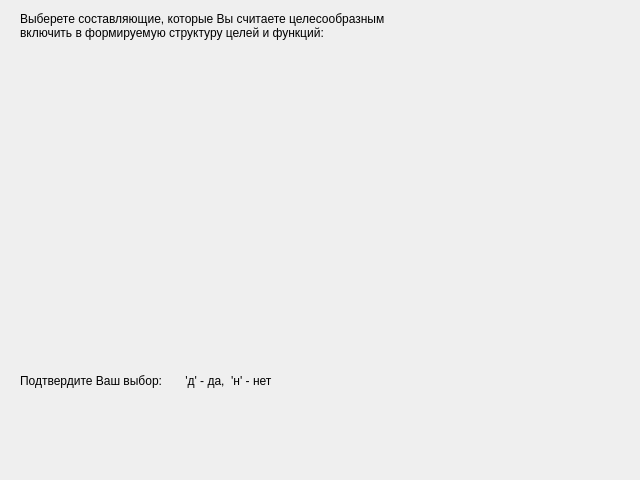
<?xml version="1.0" encoding="UTF-8"?>
<ui version="4.0">
 <class>Form</class>
 <widget class="QWidget" name="Form">
  <property name="geometry">
   <rect>
    <x>0</x>
    <y>0</y>
    <width>640</width>
    <height>480</height>
   </rect>
  </property>
  <property name="windowTitle">
   <string>Анализ</string>
  </property>
  <widget class="QLabel" name="labelTop">
   <property name="geometry">
    <rect>
     <x>20</x>
     <y>0</y>
     <width>561</width>
     <height>51</height>
    </rect>
   </property>
   <property name="text">
    <string>Выберете составляющие, которые Вы считаете целесообразным
включить в формируемую структуру целей и функций:</string>
   </property>
  </widget>
  <widget class="QLabel" name="labelBot">
   <property name="geometry">
    <rect>
     <x>20</x>
     <y>370</y>
     <width>311</width>
     <height>21</height>
    </rect>
   </property>
   <property name="text">
    <string>Подтвердите Ваш выбор:       'д' - да,  'н' - нет</string>
   </property>
  </widget>
  <widget class="QLabel" name="label">
   <property name="geometry">
    <rect>
     <x>40</x>
     <y>70</y>
     <width>551</width>
     <height>261</height>
    </rect>
   </property>
   <property name="layoutDirection">
    <enum>Qt::LeftToRight</enum>
   </property>
   <property name="text">
    <string/>
   </property>
   <property name="alignment">
    <set>Qt::AlignLeading|Qt::AlignLeft|Qt::AlignTop</set>
   </property>
  </widget>
 </widget>
 <resources/>
 <connections/>
</ui>
